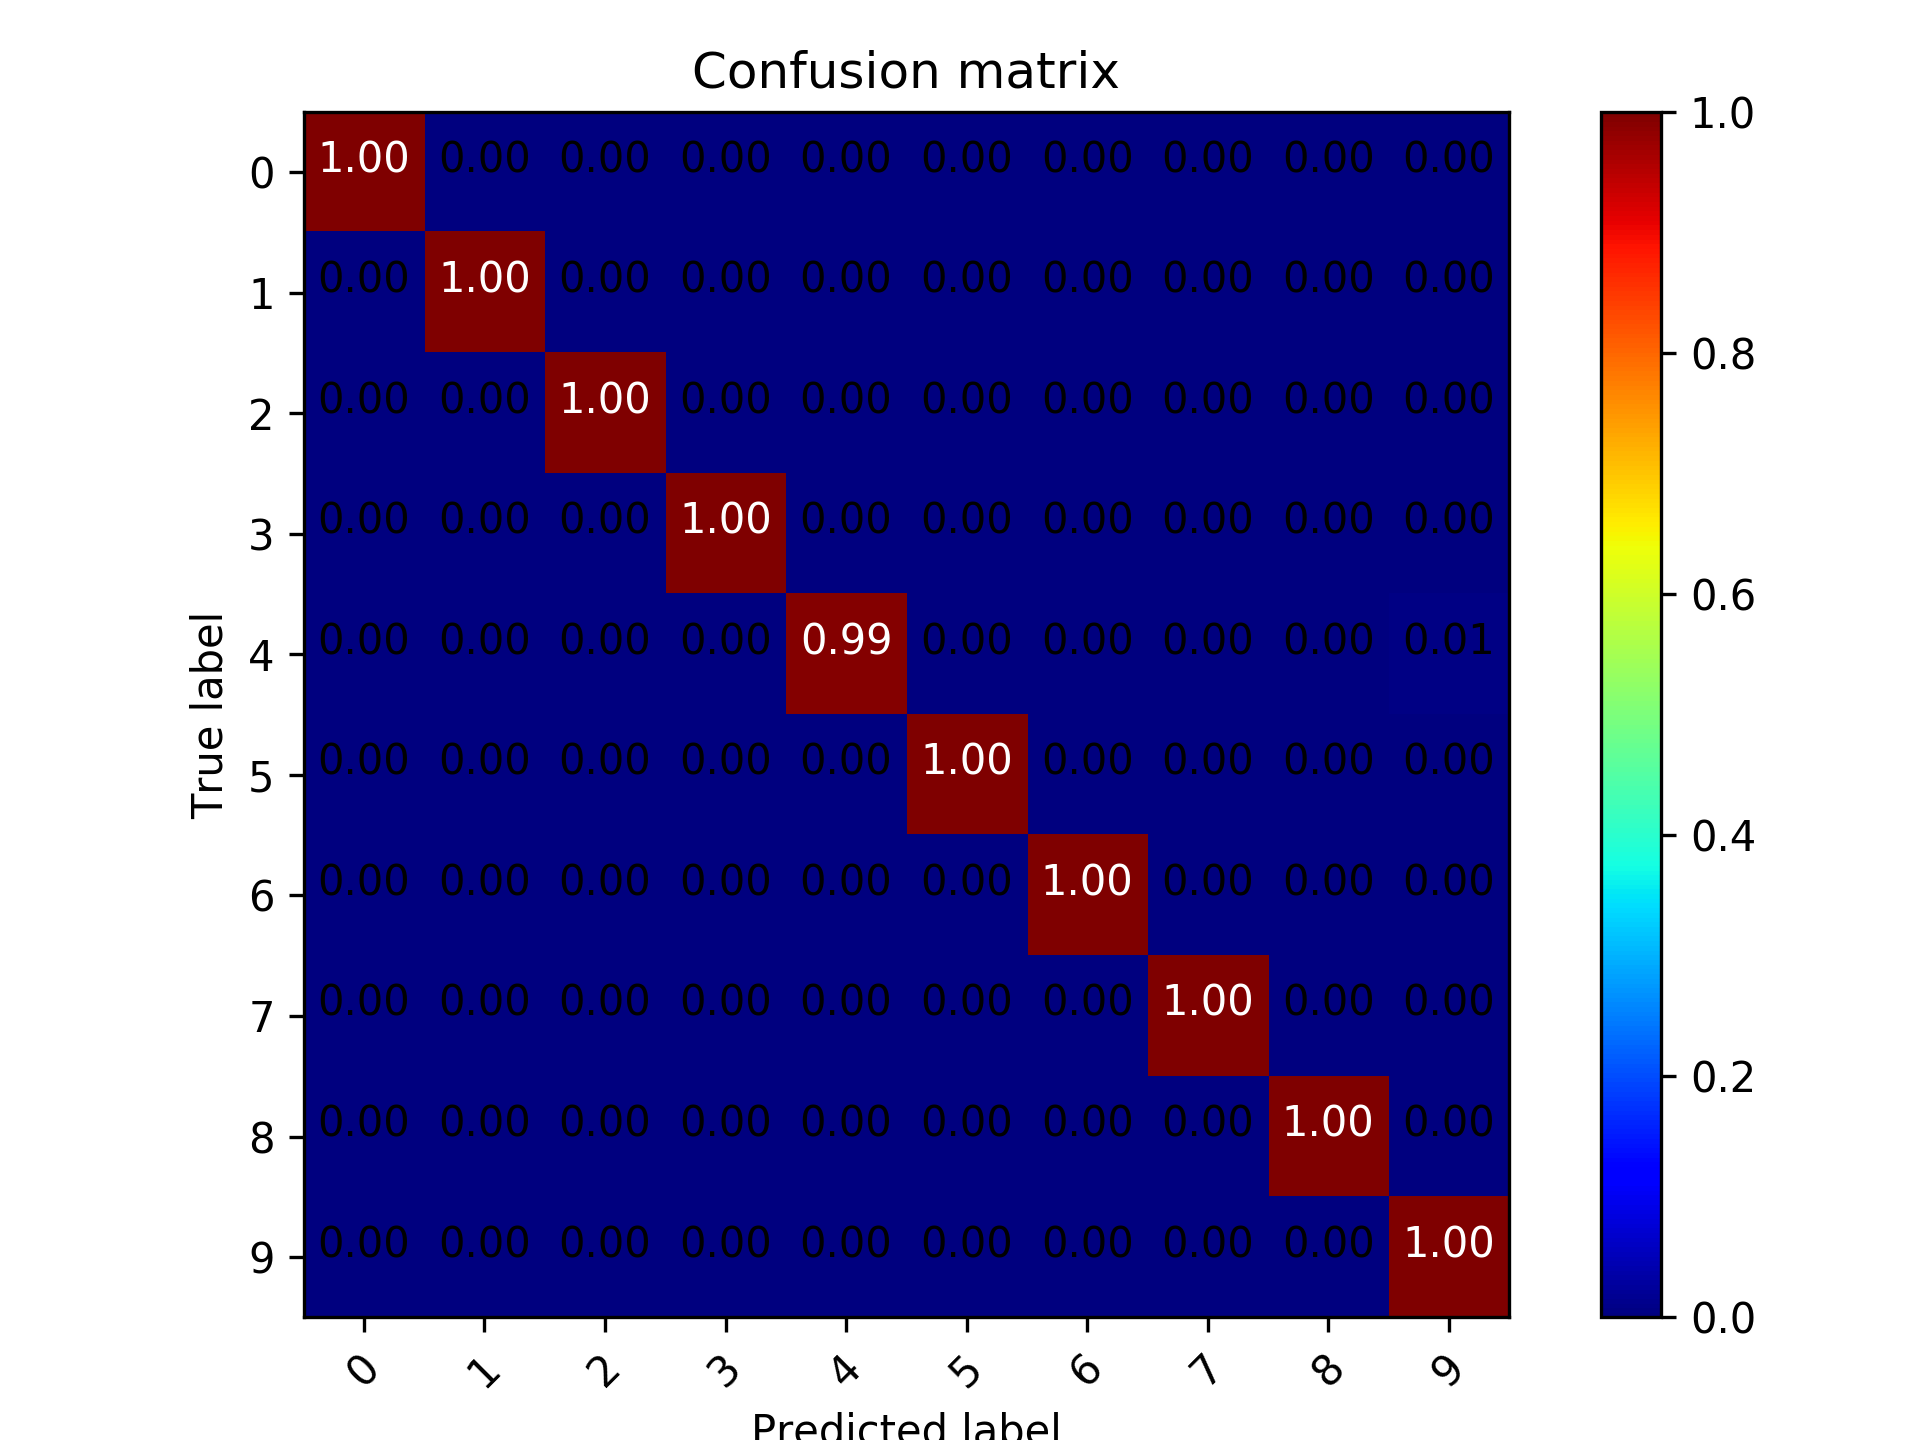

Reproduce this figure in Python.
import numpy as np
import pandas as pd
import random as rand
import itertools
from sklearn.metrics import confusion_matrix
import matplotlib.pyplot as plt
from keras.models import load_model

################# path ##################
train_path = './data/train.csv'
test_path = './data/test.csv'
out_path = './data/sub.csv'
model_path = './train.h5'

############### parameter ###############
nb_epoch = 10
batch_size = 128
split_ratio = 0.25

#########################################
#                Util                   #
#########################################
def plot_confusion_matrix(cm , classes, title = 'Confusion matrix', cmap = plt.cm.jet):
    cm = cm.astype('float') / cm.sum(axis = 1)[:, np.newaxis]
    plt.imshow(cm, interpolation='nearest', cmap=cmap)
    plt.title(title)
    plt.colorbar()
    tick_marks = np.arange(len(classes))
    plt.xticks(tick_marks, classes, rotation=45)
    plt.yticks(tick_marks, classes)

    thresh = cm.max() / 2.
    for i, j in itertools.product(range(cm.shape[0]), range(cm.shape[1])):
        plt.text(j, i, '{:.2f}'.format(cm[i, j]), horizontalalignment="center",
                 color="white" if cm[i, j] > thresh else "black")
    plt.tight_layout()
    plt.ylabel('True label')
    plt.xlabel('Predicted label')

#########################################
#                Main                   #
#########################################
def main():
    ### parsing
    model = load_model(model_path)

    train = pd.read_csv(train_path)
    train_label = train['label']
    train_label = np.array(train_label)
    train = np.array(train)
    train = np.delete(train, 0, 1)
    train = train / 255
    train = train.reshape((train.shape[0], 28, 28, 1))

    ### get validation data
    choose_idx = rand.sample(range(0, train.shape[0]-1), int(train.shape[0] * split_ratio))
    val_train = train[choose_idx]
    val_train_label = train_label[choose_idx]
    ### get confusion matrix
    pred = model.predict_classes(val_train)
    conf_mat = confusion_matrix(val_train_label, pred)
    ### plot
    plt.figure()
    plot_confusion_matrix(conf_mat, classes=["0", "1", "2", "3", "4", "5", "6", "7", "8", "9"])
    plt.savefig("conf_mat.png", dpi = 300, format = "png")

if __name__ == '__main__':
    main()